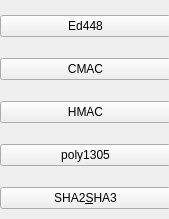
    <widget class="QWidget" name="page_3">
     <property name="geometry">
      <rect>
       <x>0</x>
       <y>0</y>
       <width>169</width>
       <height>219</height>
      </rect>
     </property>
     <attribute name="label">
      <string>数字签名&amp;MAC</string>
     </attribute>
     <widget class="QWidget" name="verticalLayoutWidget_3">
      <property name="geometry">
       <rect>
        <x>0</x>
        <y>0</y>
        <width>171</width>
        <height>271</height>
       </rect>
      </property>
      <layout class="QVBoxLayout" name="verticalLayout_3">
       <item>
        <widget class="QPushButton" name="pushButton_8">
         <property name="text">
          <string>Ed448</string>
         </property>
        </widget>
       </item>
       <item>
        <widget class="QPushButton" name="pushButton_9">
         <property name="text">
          <string>CMAC</string>
         </property>
        </widget>
       </item>
       <item>
        <widget class="QPushButton" name="pushButton_10">
         <property name="text">
          <string>HMAC</string>
         </property>
        </widget>
       </item>
       <item>
        <widget class="QPushButton" name="pushButton_11">
         <property name="text">
          <string>poly1305</string>
         </property>
        </widget>
       </item>
       <item>
        <widget class="QPushButton" name="pushButton_12">
         <property name="text">
          <string>SHA2&amp;SHA3</string>
         </property>
        </widget>
       </item>
       <item>
        <widget class="QPushButton" name="pushButton_13">
         <property name="text">
          <string>Shake</string>
         </property>
        </widget>
       </item>
      </layout>
     </widget>
    </widget>
